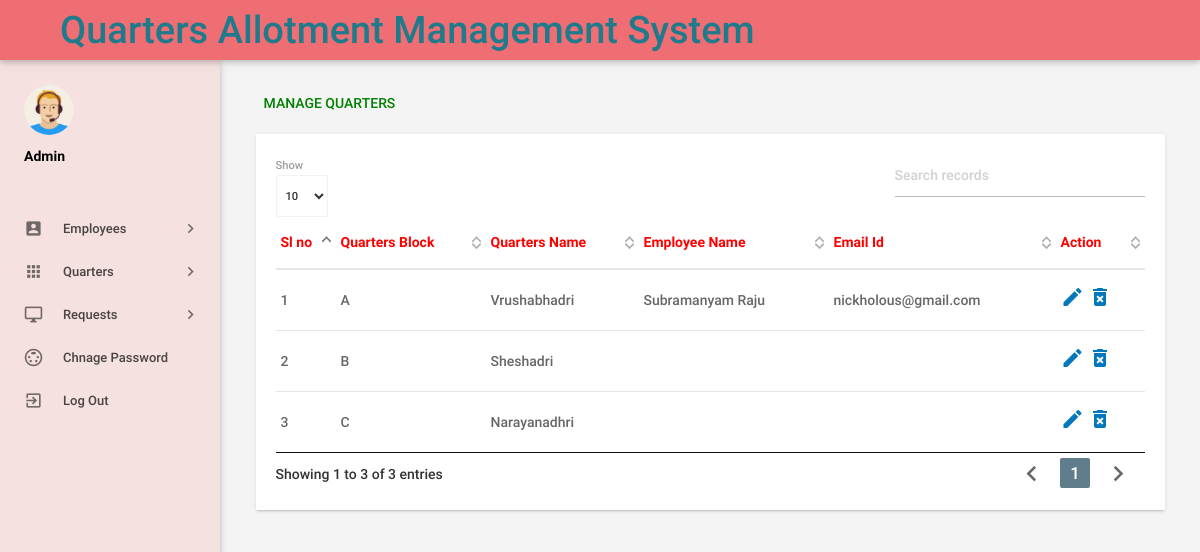
Screenshot of /admin/managedepartments.php (signed in) with the database file from the repository.
### tables this page shows
CREATE TABLE `tbldepartments` (
  `id` int(11) NOT NULL,
  `DepartmentName` varchar(150) NOT NULL,
  `DepartmentShortName` varchar(150) NOT NULL,
  `EmpName` varchar(100) DEFAULT NULL,
  `Emailid` varchar(255) DEFAULT NULL,
  `CreationDate` timestamp NULL DEFAULT current_timestamp()
);

### admin/managedepartments.php (the view, shortened to what this page needs)
<?php
include('includes/config.php');
if(strlen($_SESSION['alogin'])==0)
    {
header('location:index.php');
}
else{
    ?>
<!DOCTYPE html>
<html lang="en">
    <head>
        <link type="text/css" rel="stylesheet" href="../assets/plugins/materialize/css/materialize.min.css"/>
        <link type="text/css" rel="stylesheet" href="../assets/plugins/materialize/css/materialize.css"/>
        <link href="../assets/plugins/material-preloader/css/materialPreloader.min.css" rel="stylesheet">
        <link href="../assets/plugins/datatables/css/jquery.dataTables.min.css" rel="stylesheet">
        <link href="../assets/css/alpha.min.css" rel="stylesheet" type="text/css"/>
        <link href="../assets/css/custom.css" rel="stylesheet" type="text/css"/>
         <link href="../assets/css/style.css" rel="stylesheet" type="text/css"/>
    </head>
    <body>
       <?php include('includes/header.php');?>
       <?php include('includes/sidebar.php');?>
            <main class="mn-inner">
                <div class="row">
                    <div class="col s12">
                        <div class="page-title" style="color: green;">Manage Quarters</div>
                    </div>
                    <div class="col s12 m12 l12">
                        <div class="card">
                            <div class="card-content">
                                <table id="example" class="display responsive-table ">
                                    <thead>
                                        <tr>
                                            <th style="color: red;">Sl no</th>
                                            <th style="color: red;">Quarters Block</th>
                                            <th style="color: red;">Quarters Name</th>
                                            <th style="color: red;">Employee Name</th>
                                            <th style="color: red;">Email Id</th>
                                            <th style="color: red;">Action</th>
                                        </tr>
                                    </thead>
                                    <tbody>
<?php $sql = "SELECT * from tbldepartments";
$query = $dbh -> prepare($sql);
$query->execute();
$results=$query->fetchAll(PDO::FETCH_OBJ);
$cnt=1;
if($query->rowCount() > 0)
{
foreach($results as $result)
{               ?>
                                        <tr>
                                            <td> <?php echo htmlentities($cnt);?></td>
                                            <td><?php echo htmlentities($result->DepartmentName);?></td>
                                            <td><?php echo htmlentities($result->DepartmentShortName);?></td>
                                            <td><?php echo htmlentities($result->EmpName);?></td>
                                            <td><?php echo htmlentities($result->Emailid);?></td>
                                            <td><a href="editdepartment.php?deptid=<?php echo htmlentities($result->id);?>"><i class="material-icons">mode_edit</i></a><a href="managedepartments.php?del=<?php echo htmlentities($result->id);?>" onclick="return confirm('Do you want to delete');"> <i class="material-icons">delete_forever</i></a></td>
                                        </tr>
                                         <?php $cnt++;} }?>
                                    </tbody>
                                </table>
                            </div>
                        </div>
                    </div>
                </div>
            </main>
        </div>
        <div class="left-sidebar-hover"></div>
    </body>
</html>
<?php } ?>

### rows the page displays
tbldepartments: DepartmentName "A", DepartmentShortName "Vrushabhadri", EmpName "Subramanyam Raju", Emailid "nickholous@gmail.com"
tbldepartments: DepartmentName "B", DepartmentShortName "Sheshadri"
tbldepartments: DepartmentName "C", DepartmentShortName "Narayanadhri"
